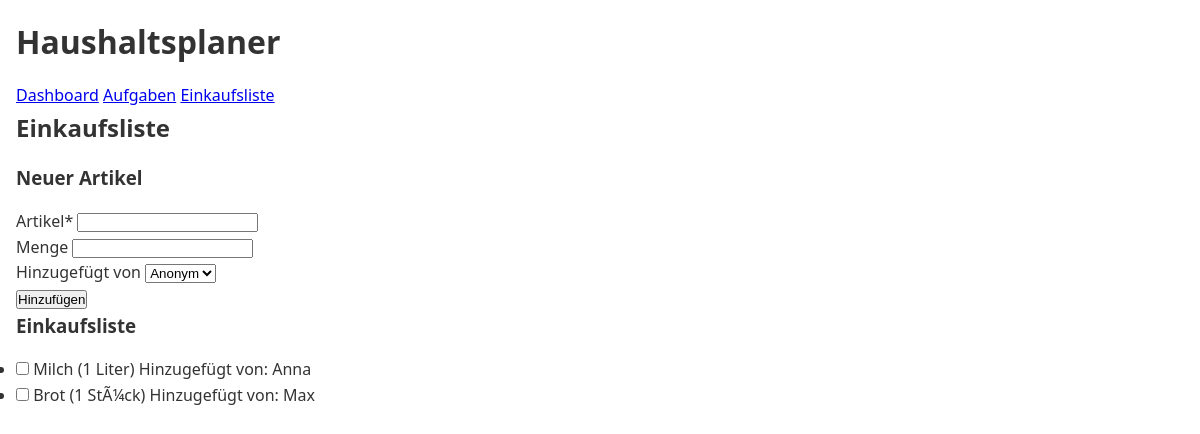
/shopping, run on the app's committed database.
### tables this page shows
CREATE TABLE shopping_items (
    id INTEGER PRIMARY KEY AUTOINCREMENT,
    name TEXT NOT NULL,
    quantity TEXT,
    completed BOOLEAN NOT NULL DEFAULT 0,
    created_at TIMESTAMP NOT NULL DEFAULT CURRENT_TIMESTAMP,
    added_by INTEGER,
    FOREIGN KEY (added_by) REFERENCES users (id)
);

CREATE TABLE users (
    id INTEGER PRIMARY KEY AUTOINCREMENT,
    username TEXT NOT NULL UNIQUE
);

### Exploration/haushaltsplaner/app.py (the view, shortened to what this page needs)
@app.route('/shopping', methods=('GET', 'POST'))
def shopping():
    conn = database.get_db_connection()
    shopping_items = conn.execute('''
        SELECT s.*, u.username
        FROM shopping_items s
        LEFT JOIN users u ON s.added_by = u.id
        ORDER BY s.completed, s.created_at DESC''').fetchall()
    users = conn.execute('SELECT * FROM users').fetchall()
    conn.close()
    return render_template('shopping.html', shopping_items=shopping_items, users=users)

### Exploration/haushaltsplaner/database.py (called while the page is built)
def get_db_connection():
    conn = sqlite3.connect('haushaltsplaner.db')
    conn.row_factory = sqlite3.Row
    return conn

### Exploration/haushaltsplaner/templates/shopping.html (shortened to what this page needs)
{% extends 'base.html' %}
{% block content %}
    <h2>Einkaufsliste</h2>
    <form method="post" class="add-form">
        <h3>Neuer Artikel</h3>
        <div class="form-group">
            <label for="name">Artikel*</label>
            <input type="text" name="name" id="name" required>
        </div>
        <div class="form-group">
            <label for="quantity">Menge</label>
            <input type="text" name="quantity" id="quantity">
        </div>
        <div class="form-group">
            <label for="added_by">Hinzugefügt von</label>
            <select name="added_by" id="added_by">
                <option value="">Anonym</option>
            </select>
        </div>
        <button type="submit" class="button">Hinzufügen</button>
    </form>
    <div class="shopping-list">
        <h3>Einkaufsliste</h3>
        {% if shopping_items %}
            <ul class="shopping-items">
                {% for item in shopping_items %}
                    <li class="{% if item['completed'] %}completed{% endif %}">
                        <form method="post" action="{{ url_for('toggle_shopping_item', id=item['id']) }}">
                            <input type="checkbox" onchange="this.form.submit()" {% if item['completed'] %}checked{% endif %}>
                            <span class="item-name">{{ item['name'] }}</span>
                            {% if item['quantity'] %}
                                <span class="item-quantity">({{ item['quantity'] }})</span>
                            {% endif %}
                            <span class="item-added-by">
                                Hinzugefügt von: {{ item['username'] or 'Anonym' }}
                            </span>
                        </form>
                    </li>
                {% endfor %}
            </ul>
        {% else %}
            <p>Keine Artikel auf der Einkaufsliste.</p>
        {% endif %}
    </div>
{% endblock %}

### Exploration/haushaltsplaner/static/css/style.css (style rules this page uses)
* { box-sizing: border-box; margin: 0; padding: 0; }
body { font-family: 'Segoe UI', Tahoma, Geneva, Verdana, sans-serif; line-height: 1.6; color: #333; max-width: 1200px; margin: 0 auto; padding: 1rem; }
h1, h2, h3 { margin-bottom: 1rem; }

### data on the page
shopping_items: name "Milch", quantity "1 Liter", username "Anna"
shopping_items: name "Brot", quantity "1 StÃ¼ck", username "Max"
